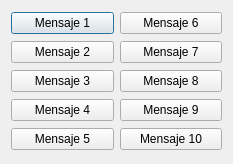
<?xml version="1.0" encoding="UTF-8"?>
<ui version="4.0">
 <class>ButtonDialog</class>
 <widget class="QDialog" name="ButtonDialog">
  <property name="geometry">
   <rect>
    <x>0</x>
    <y>0</y>
    <width>233</width>
    <height>164</height>
   </rect>
  </property>
  <property name="windowTitle">
   <string>Dialog</string>
  </property>
  <layout class="QHBoxLayout" name="horizontalLayout">
   <item>
    <layout class="QVBoxLayout" name="verticalLayout">
     <item>
      <widget class="QPushButton" name="msg1PushButton">
       <property name="text">
        <string>Mensaje 1</string>
       </property>
      </widget>
     </item>
     <item>
      <widget class="QPushButton" name="msg2PushButton">
       <property name="text">
        <string>Mensaje 2</string>
       </property>
      </widget>
     </item>
     <item>
      <widget class="QPushButton" name="msg3pushButton_3">
       <property name="text">
        <string>Mensaje 3</string>
       </property>
      </widget>
     </item>
     <item>
      <widget class="QPushButton" name="msg4pushButton_4">
       <property name="text">
        <string>Mensaje 4</string>
       </property>
      </widget>
     </item>
     <item>
      <widget class="QPushButton" name="msg5pushButton_5">
       <property name="text">
        <string>Mensaje 5</string>
       </property>
      </widget>
     </item>
    </layout>
   </item>
   <item>
    <layout class="QVBoxLayout" name="verticalLayout_2">
     <item>
      <widget class="QPushButton" name="msg6pushButton_6">
       <property name="text">
        <string>Mensaje 6</string>
       </property>
      </widget>
     </item>
     <item>
      <widget class="QPushButton" name="msg7pushButton_7">
       <property name="text">
        <string>Mensaje 7</string>
       </property>
      </widget>
     </item>
     <item>
      <widget class="QPushButton" name="msg8pushButton_8">
       <property name="text">
        <string>Mensaje 8</string>
       </property>
      </widget>
     </item>
     <item>
      <widget class="QPushButton" name="msg9pushButton_9">
       <property name="text">
        <string>Mensaje 9</string>
       </property>
      </widget>
     </item>
     <item>
      <widget class="QPushButton" name="msg10pushButton_10">
       <property name="text">
        <string>Mensaje 10</string>
       </property>
      </widget>
     </item>
    </layout>
   </item>
  </layout>
 </widget>
 <resources/>
 <connections/>
</ui>
